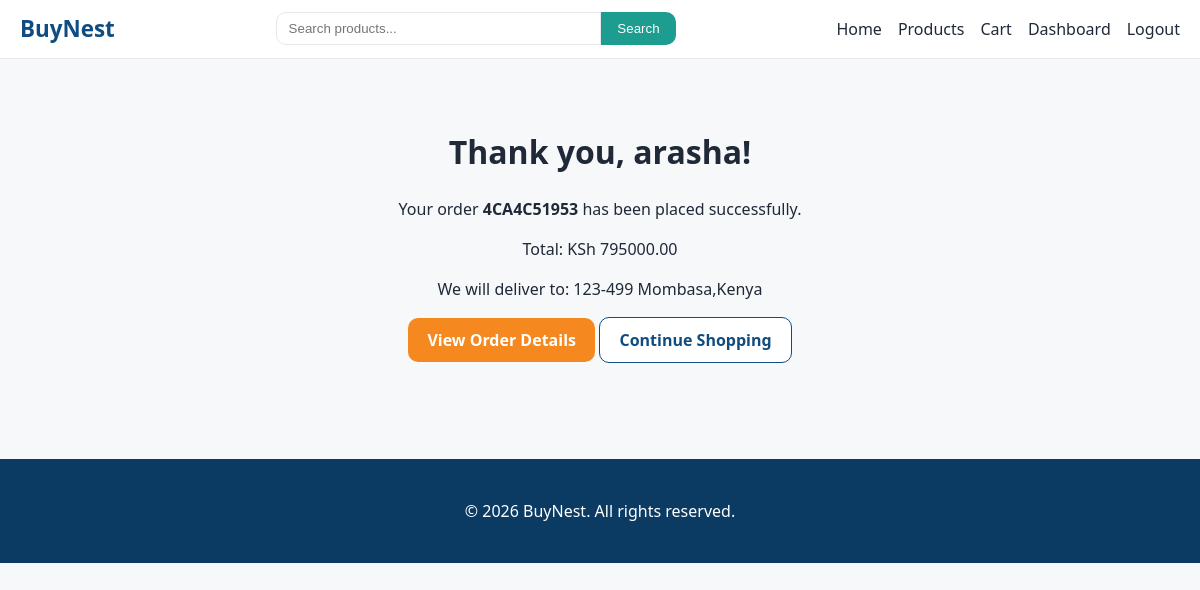
Screenshot of /orders/confirmation/4CA4C51953/ (signed in) with the database file from the repository.
### orders/models.py (models this page shows, shortened)
class Order(models.Model):
    STATUS_CHOICES = [
        ('pending', 'Pending'),
        ('processing', 'Processing'),
        ('shipped', 'Shipped'),
        ('delivered', 'Delivered'),
        ('cancelled', 'Cancelled'),
    ]
    user = models.ForeignKey(settings.AUTH_USER_MODEL, on_delete=models.CASCADE, related_name='orders')
    order_number = models.CharField(max_length=20, unique=True, blank=True)
    full_name = models.CharField(max_length=200)
    email = models.EmailField()
    phone_number = models.CharField(max_length=20)
    delivery_address = models.TextField()
    total_amount = models.DecimalField(max_digits=10, decimal_places=2, default=0)
    status = models.CharField(max_length=20, choices=STATUS_CHOICES, default='pending')
    date_created = models.DateTimeField(auto_now_add=True)
    date_updated = models.DateTimeField(auto_now=True)
    class Meta:
        ordering = ['-date_created']

### orders/views.py (the view)
# urls.py: path('confirmation/<str:order_number>/', views.order_confirmation, name='confirmation'),
@login_required
def order_confirmation(request, order_number):
    order = get_object_or_404(Order, order_number=order_number, user=request.user)
    return render(request, 'orders/confirmation.html', {'order': order})

### orders/templates/orders/confirmation.html (shortened to what this page needs)
{% extends "base.html" %}
{% block content %}
<div class="confirmation-page">
    <h1>Thank you, {{ order.full_name }}!</h1>
    <p>Your order <strong>{{ order.order_number }}</strong> has been placed successfully.</p>
    <p>Total: KSh {{ order.total_amount }}</p>
    <p>We will deliver to: {{ order.delivery_address }}</p>
    <a href="{% url 'orders:detail' order.order_number %}" class="btn btn-primary">View Order Details</a>
    <a href="{% url 'products:list' %}" class="btn btn-secondary">Continue Shopping</a>
</div>
{% endblock %}

### static/css/style.css (style rules this page uses)
:root { --primary-color: #0f4c81; --primary-dark: #0b3a63; --secondary-color: #1c9d8f; --accent-color: #f5891f; --background-color: #f7f8fa; --surface-color: #ffffff; --text-color: #1f2937; --muted-text-color: #6b7280; --border-color: #e5e7eb; --success-color: #15803d; --warning-color: #d97706; --danger-color: #dc2626; --border-radius: 10px; --container-width: 1200px; }
* { box-sizing: border-box; }
body { margin: 0; font-family: 'Segoe UI', system-ui, -apple-system, sans-serif; background-color: var(--background-color); color: var(--text-color); line-height: 1.5; }
a { color: var(--primary-color); text-decoration: none; }
.btn { display: inline-block; padding: 0.6rem 1.2rem; border-radius: var(--border-radius); font-weight: 600; cursor: pointer; border: none; text-align: center; }
.btn-primary { background-color: var(--accent-color); color: #fff; }
.btn-secondary { background-color: var(--surface-color); color: var(--primary-color); border: 1px solid var(--primary-color); }
.confirmation-page { text-align: center; padding: 3rem 1rem; }

### rows the page displays
Order: full_name "arasha", order_number "4CA4C51953", total_amount "795000.00", delivery_address "123-499 Mombasa,Kenya"
